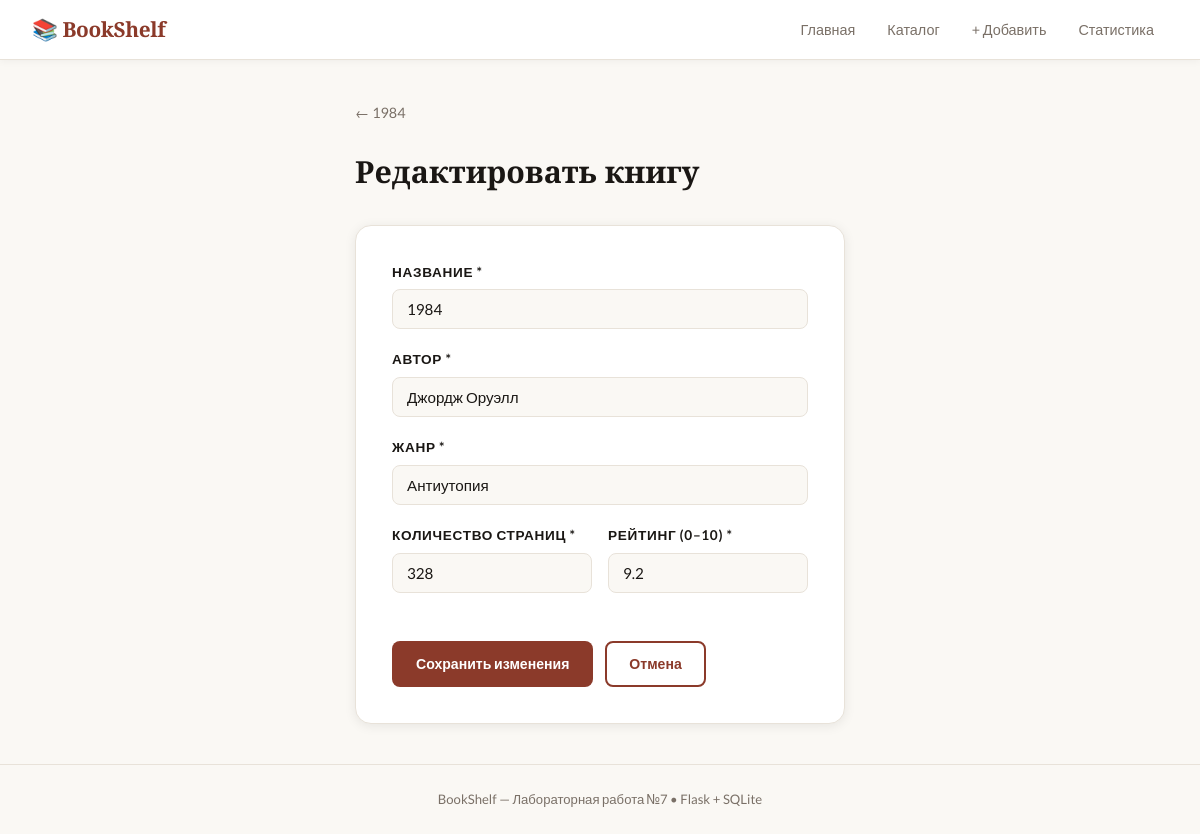
The app's page /books/2/edit with its own data.
### tables this page shows
CREATE TABLE books (
                id INTEGER PRIMARY KEY AUTOINCREMENT,
                title TEXT NOT NULL,
                author TEXT NOT NULL,
                genre TEXT NOT NULL,
                pages INTEGER NOT NULL,
                rating REAL NOT NULL,
                created_at TEXT NOT NULL
            );

### app.py (the view, shortened to what this page needs)
@app.route('/books/<int:book_id>/edit', methods=['GET', 'POST'])
def edit_book(book_id):
    with get_db() as conn:
        book = conn.execute('SELECT * FROM books WHERE id=?', (book_id,)).fetchone()
    if book is None:
        abort(404)
    errors = {}
    form_data = dict(book)
    return render_template('edit_book.html', book=book, errors=errors, form_data=form_data)

### app.py (called while the page is built)
def get_db():
    conn = sqlite3.connect(DB_PATH)
    conn.row_factory = sqlite3.Row
    return conn

### templates/edit_book.html (shortened to what this page needs)
{% extends "base.html" %}
{% block content %}
<div class="breadcrumb">
  <a href="{{ url_for('book_detail', book_id=book.id) }}">← {{ book.title }}</a>
</div>
<div class="form-page">
  <h1>Редактировать книгу</h1>
  <form method="post" class="book-form" novalidate>
    <div class="form-group {% if errors.title %}has-error{% endif %}">
      <label for="title">Название *</label>
      <input type="text" id="title" name="title"
             value="{{ form_data.get('title', book.title) }}"/>
    </div>
    <div class="form-group {% if errors.author %}has-error{% endif %}">
      <label for="author">Автор *</label>
      <input type="text" id="author" name="author"
             value="{{ form_data.get('author', book.author) }}"/>
    </div>
    <div class="form-group {% if errors.genre %}has-error{% endif %}">
      <label for="genre">Жанр *</label>
      <input type="text" id="genre" name="genre"
             value="{{ form_data.get('genre', book.genre) }}"/>
    </div>
    <div class="form-row">
      <div class="form-group {% if errors.pages %}has-error{% endif %}">
        <label for="pages">Количество страниц *</label>
        <input type="number" id="pages" name="pages" min="1"
               value="{{ form_data.get('pages', book.pages) }}"/>
      </div>
      <div class="form-group {% if errors.rating %}has-error{% endif %}">
        <label for="rating">Рейтинг (0–10) *</label>
        <input type="number" id="rating" name="rating" min="0" max="10" step="0.1"
               value="{{ form_data.get('rating', book.rating) }}"/>
      </div>
    </div>
    <div class="form-actions">
      <button type="submit" class="btn btn-primary">Сохранить изменения</button>
      <a href="{{ url_for('book_detail', book_id=book.id) }}" class="btn btn-outline">Отмена</a>
    </div>
  </form>
</div>
{% endblock %}

### static/style.css (style rules this page uses)
:root { --bg: #faf8f4; --surface: #ffffff; --border: #e8e2d9; --text: #1a1714; --muted: #7a7067; --accent: #8b3a2a; --accent-light: #f5ede9; --accent2: #2a5c8b; --high: #2d7a4f; --mid: #7a6b2d; --low: #7a2d2d; --font-display: 'Playfair Display', Georgia, serif; --font-body: 'Lato', 'Helvetica Neue', sans-serif; --radius: 8px; --shadow: 0 2px 12px rgba(0,0,0,0.08); }
*, *::before, *::after { box-sizing: border-box; margin: 0; padding: 0; }
body { background: var(--bg); color: var(--text); font-family: var(--font-body); font-size: 15px; line-height: 1.6; min-height: 100vh; display: flex; flex-direction: column; }
.btn { display: inline-block; padding: 10px 22px; border-radius: var(--radius); font-family: var(--font-body); font-size: 0.88rem; font-weight: 700; cursor: pointer; border: 2px solid transparent; text-decoration: none; transition: all 0.15s; }
.btn-primary { background: var(--accent); color: #fff; }
.btn-outline { background: transparent; color: var(--accent); border-color: var(--accent); }
.breadcrumb { margin-bottom: 24px; }
.breadcrumb a { color: var(--muted); text-decoration: none; font-size: 0.9rem; }
.form-page { max-width: 560px; }
.form-page h1 { font-family: var(--font-display); font-size: 1.9rem; margin-bottom: 28px; }
.book-form { background: var(--surface); border: 1px solid var(--border); border-radius: 16px; padding: 36px; box-shadow: var(--shadow); }
.form-group { margin-bottom: 20px; }
.form-row { display: grid; grid-template-columns: 1fr 1fr; gap: 16px; }
.form-group label { display: block; font-size: 0.85rem; font-weight: 700; margin-bottom: 6px; color: var(--text); text-transform: uppercase; letter-spacing: 0.05em; }
.form-group input { width: 100%; padding: 10px 14px; border: 1.5px solid var(--border); border-radius: var(--radius); font-family: var(--font-body); font-size: 0.95rem; background: var(--bg); color: var(--text); transition: border-color 0.15s; }
.form-actions { display: flex; gap: 12px; margin-top: 28px; }

### records on screen
books: title "1984", author "Джордж Оруэлл", genre "Антиутопия", pages "328", rating "9.2"
